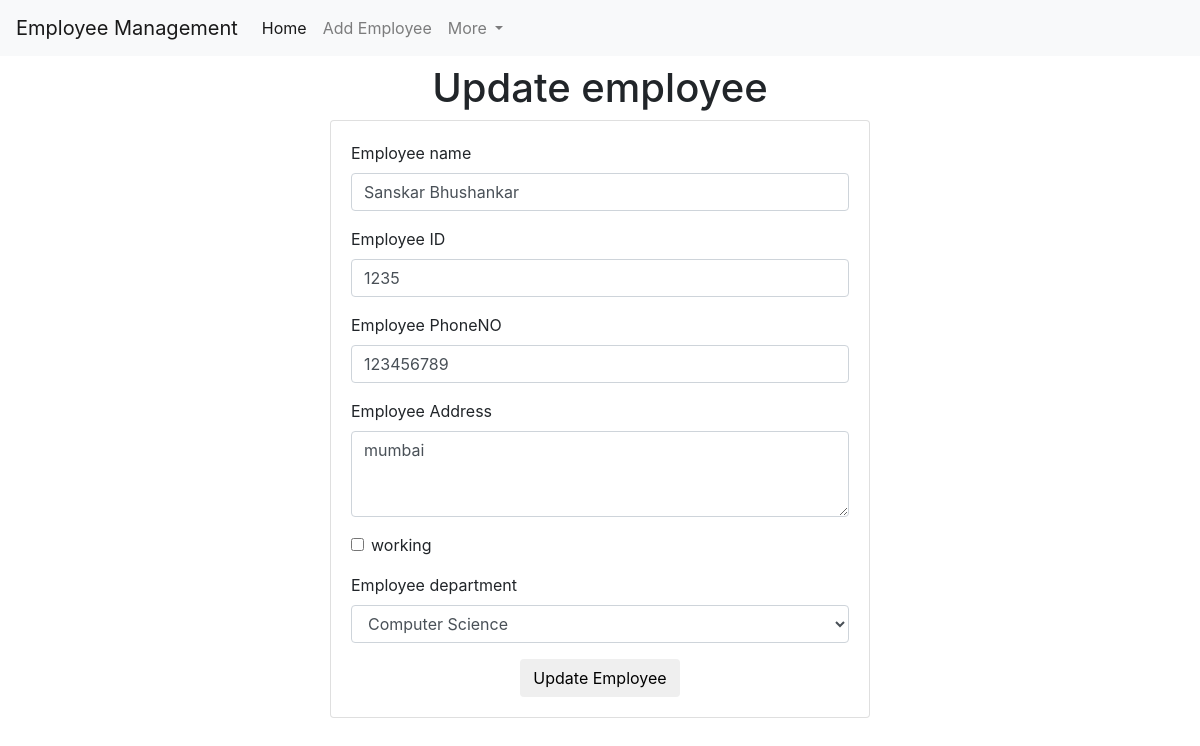
/emp/update-emp/1, run on the app's committed database.
### emp/models.py (models this page shows)
class employee(models.Model):
    name=models.CharField(max_length=200)
    emp_id=models.CharField(max_length=200)
    phone=models.CharField(max_length=10)
    address=models.CharField(max_length=200)
    working=models.BooleanField(default=False)
    department=models.CharField(max_length=10)

### emp/views.py (the view)
# urls.py: path('update-emp/<int:emp_id>',update_emp),
def update_emp(request,emp_id):
    emp=employee.objects.get(id=emp_id)
    return render(request,'update_emp.html',{
        'emp':emp,
    })

### templates/update_emp.html (shortened to what this page needs)
<!DOCTYPE html>
<html lang="en">
<head>
</head>
<body>
    {%include 'navbar.html'%}
    <h1 class="text-center my-2">Update employee</h1>
    <div class="container">
        <div class="row">
            <div class="col-md-6 offset-md-3">
                <div class="card">
                    <div class="card-body">
                        <form action="/emp/do-update-emp/{{emp.id}}" method="POST">
                            <div class="mb-3">
                                <label for="">Employee name</label>
                                <input type="text" id="name" name="emp_name" class="form-control" placeholder="enter employee name" value="{{emp.name}}">
                            </div>
                            <div class="mb-3">
                                <label for="">Employee ID</label>
                                <input type="text" id="id"name="emp_id" class="form-control" placeholder="enter employee ID" value="{{emp.emp_id}}">
                            </div>
                            <div class="mb-3">
                                <label for="">Employee PhoneNO</label>
                                <input type="text" name="emp_phone" id="phone" class="form-control" placeholder="enter employee PhoneNO" value="{{emp.phone}}">
                            </div>
                            <div class="mb-3">
                                <label for="">Employee Address</label>
                                <textarea name="emp_address" id="address"  rows="3" class="form-control">{{emp.address}}</textarea>
                            </div>
                            <div class="mb-3 form-check">
                                <input type="checkbox" {% if emp.working %} checked {% endif %}="emp_working" class="form-check-input">
                                <label for="working" class="form-check-label">working </label>
                            </div>
                            <div class="mb-3">
                                <label for="">Employee department</label>
                                <select value="{{emp.department}}" id="department" name="emp_department" class="form-control">
                                    <option value="CSE">Computer Science</option>
                                </select>
                            </div>
                            <div class="container text-center">
                                <button class="btn"> Update Employee</button>
                            </div>
                        </form>
                    </div>
                </div>
            </div>
        </div>
    </div>
</body>
</html>

### data on the page
employee: emp_name "Sanskar Bhushankar", emp_id "1235", emp_phone "123456789", emp_address "mumbai", emp_department "Computer Science"
